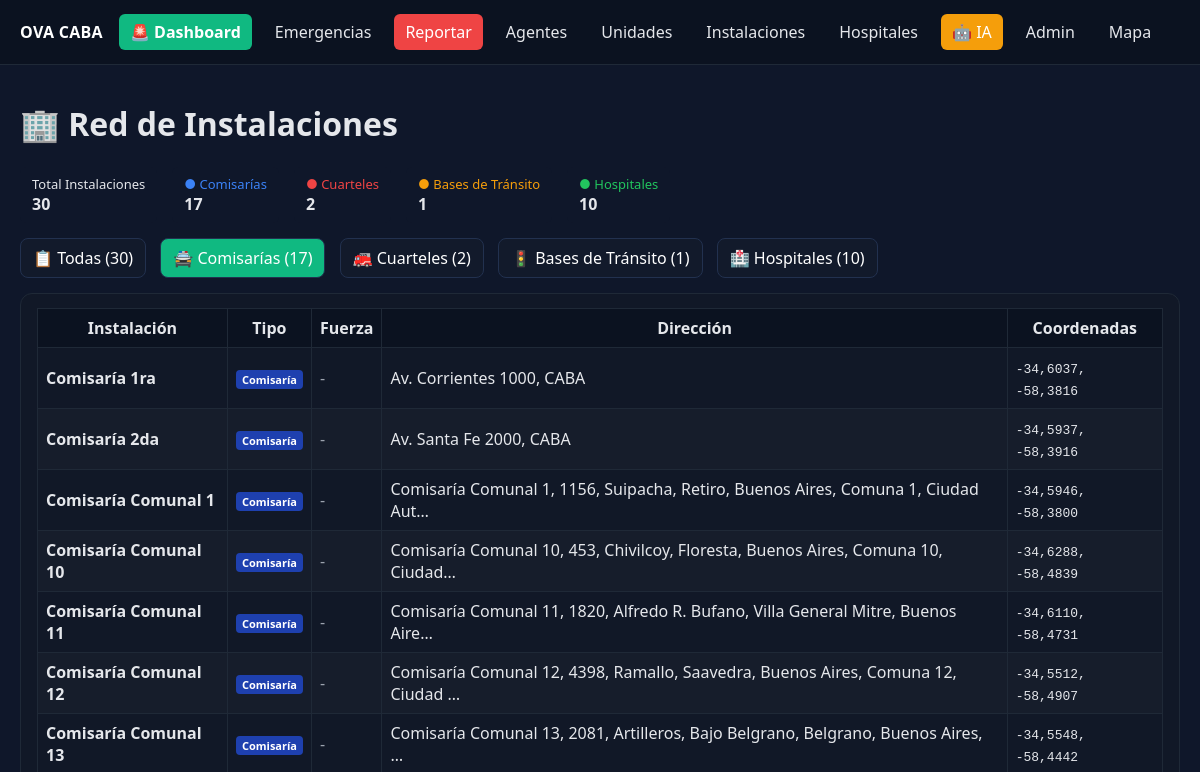
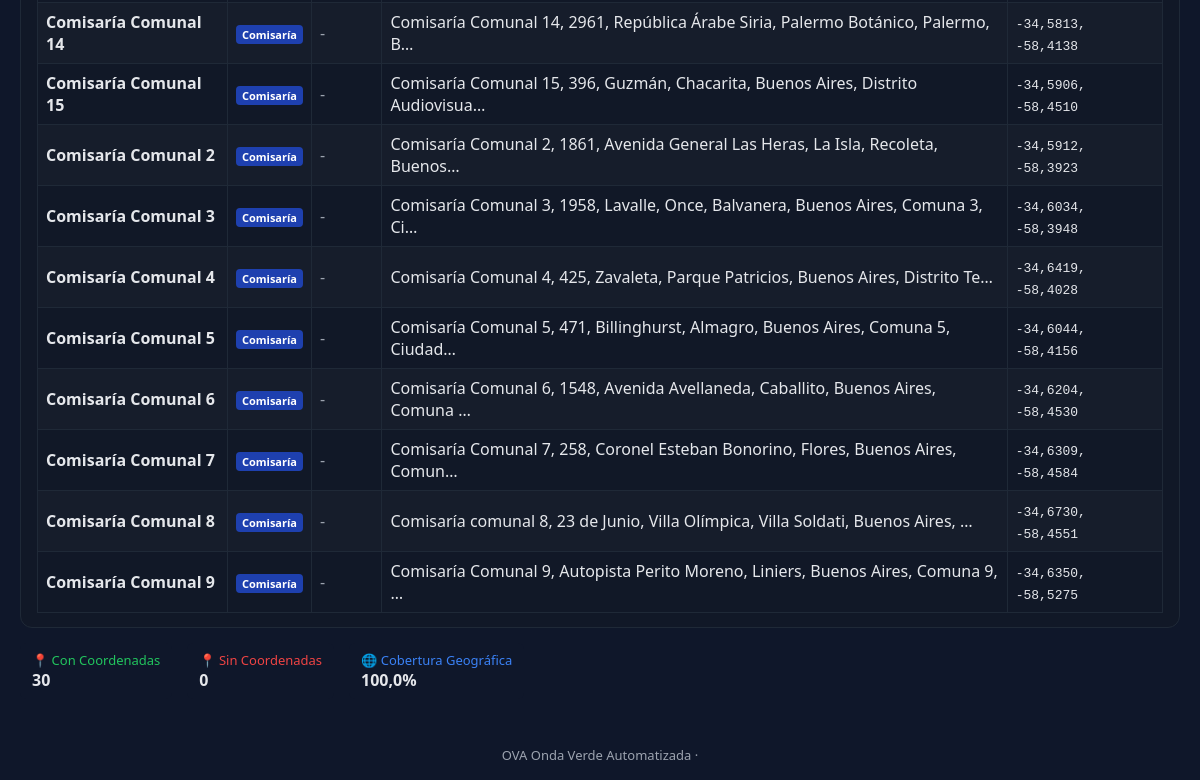
The page /instalaciones/?tipo=comisaria on the database as committed earlier (2 pictures, top to bottom).
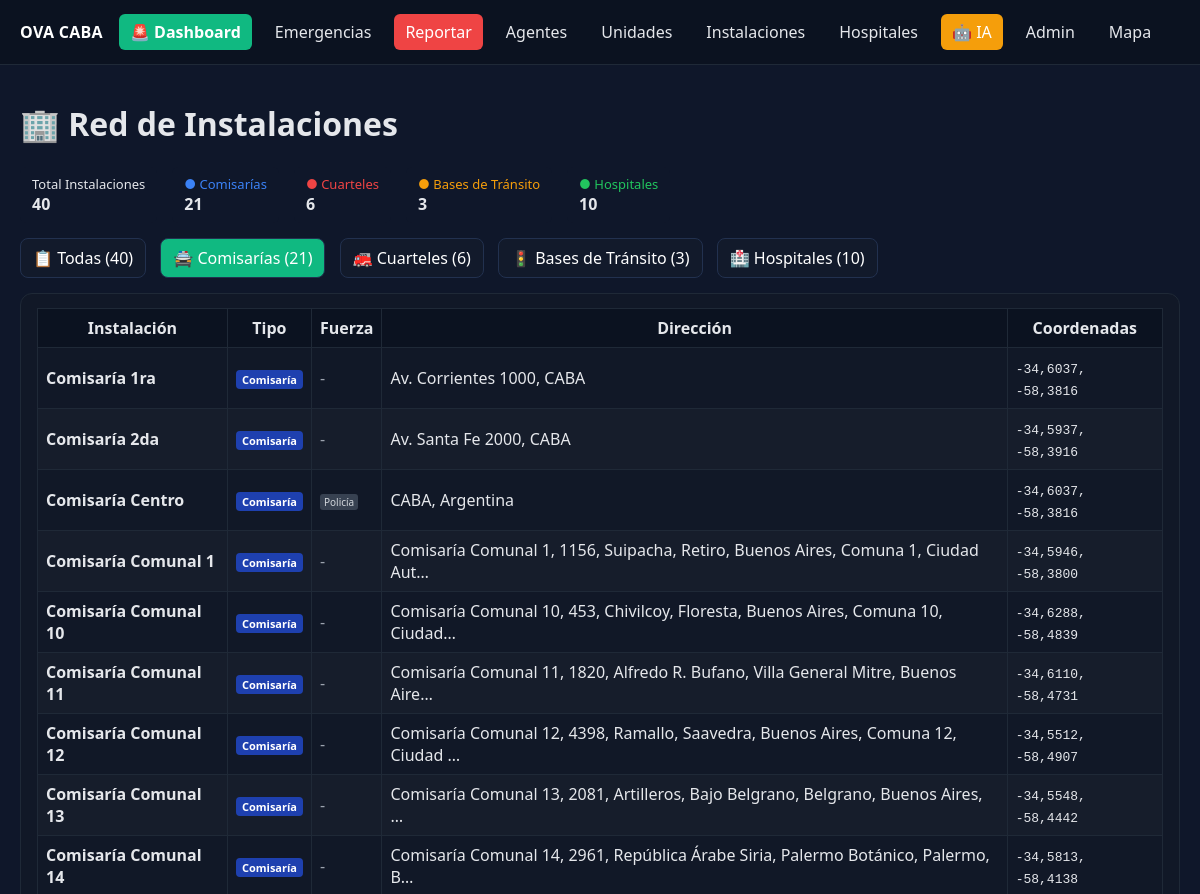
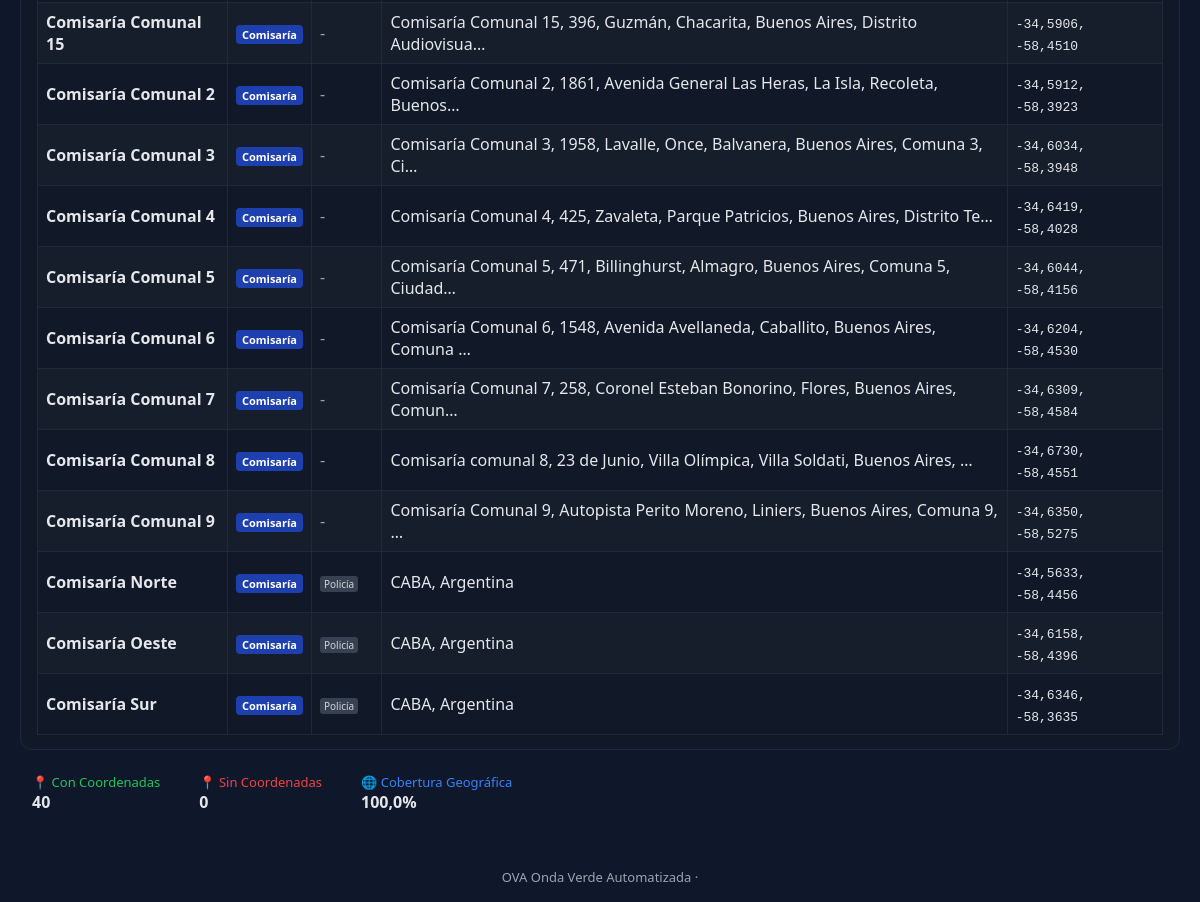
The same page on the database as committed later (2 pictures, top to bottom).
### core/models.py (models this page shows, shortened)
class Facility(models.Model):
    KIND_CHOICES = [
        ('comisaria', 'Comisaría'),
        ('cuartel', 'Cuartel de Bomberos'),
        ('base_transito', 'Base de Tránsito'),
    ]
    name = models.CharField(max_length=200, verbose_name='Nombre')
    kind = models.CharField(max_length=20, choices=KIND_CHOICES, verbose_name='Tipo')
    force = models.ForeignKey(Force, on_delete=models.SET_NULL, null=True, blank=True, verbose_name='Fuerza')
    address = models.CharField(max_length=255, verbose_name='Dirección', blank=True)
    lat = models.FloatField(null=True, blank=True, verbose_name='Latitud')
    lon = models.FloatField(null=True, blank=True, verbose_name='Longitud')
    created_at = models.DateTimeField(default=timezone.now, verbose_name='Creado en')
    class Meta:
        verbose_name = 'Instalación'
        verbose_name_plural = 'Instalaciones'

class Force(models.Model):
    name = models.CharField(max_length=100, unique=True, verbose_name='Nombre')  # e.g., 'Bomberos', 'SAME', 'Policía', 'Tránsito'
    contact_info = models.TextField(blank=True, verbose_name='Información de Contacto')
    created_at = models.DateTimeField(default=timezone.now, verbose_name='Creado en')
    class Meta:
        verbose_name = 'Fuerza'
        verbose_name_plural = 'Fuerzas'

### core/views.py (the view)
# urls.py: path('instalaciones/', facilities_list, name='facilities_list'),
def facilities_list(request):
    kind = request.GET.get('tipo')
    facilities_qs = Facility.objects.all().select_related('force').order_by('kind', 'name')
    hospitals_qs = Hospital.objects.all().order_by('name')
    installations = []
    for f in facilities_qs:
        installations.append({
            'name': f.name,
            'kind': f.kind,
            'kind_display': f.get_kind_display(),
            'force_name': f.force.name if f.force else '',
            'address': f.address,
            'lat': f.lat,
            'lon': f.lon,
        })
    for h in hospitals_qs:
        installations.append({
            'name': h.name,
            'kind': 'hospital',
            'kind_display': 'Hospital',
            'force_name': 'SAME',
            'address': h.address,
            'lat': h.lat,
            'lon': h.lon,
        })
    total_instalaciones = len(installations)
    comisarias = len([i for i in installations if i['kind'] == 'comisaria'])
    cuarteles = len([i for i in installations if i['kind'] == 'cuartel'])
    bases_transito = len([i for i in installations if i['kind'] == 'base_transito'])
    hospitales = len([i for i in installations if i['kind'] == 'hospital'])
    con_coordenadas = len([i for i in installations if i['lat'] and i['lon']])
    sin_coordenadas = total_instalaciones - con_coordenadas
    porcentaje_coordenadas = round((con_coordenadas / total_instalaciones * 100) if total_instalaciones > 0 else 0, 1)
    if kind:
        allowed = {'comisaria', 'cuartel', 'base_transito', 'hospital'}
        if kind in allowed:
            installations = [i for i in installations if i['kind'] == kind]
    installations.sort(key=lambda x: (x['kind_display'], x['name']))
    stats = {
        'total_instalaciones': total_instalaciones,
        'comisarias': comisarias,
        'cuarteles': cuarteles,
        'bases_transito': bases_transito,
        'hospitales': hospitales,
        'con_coordenadas': con_coordenadas,
        'sin_coordenadas': sin_coordenadas,
        'porcentaje_coordenadas': porcentaje_coordenadas
    }
    return render(request, 'core/facilities_list.html', {
        'installations': installations,
        'kind': kind,
        'stats': stats
    })

### core/templates/core/facilities_list.html (shortened to what this page needs)
{% extends 'core/base.html' %}
{% block content %}
  <h1>🏢 Red de Instalaciones</h1>
  <div class="stats">
    <div class="stat-item">
      <div style="color: var(--text);">Total Instalaciones</div>
      <div class="stat-value">{{ stats.total_instalaciones }}</div>
    </div>
    <div class="stat-item">
      <div class="comisaria">● Comisarías</div>
      <div class="stat-value">{{ stats.comisarias }}</div>
    </div>
    <div class="stat-item">
      <div class="cuartel">● Cuarteles</div>
      <div class="stat-value">{{ stats.cuarteles }}</div>
    </div>
    <div class="stat-item">
      <div class="base_transito">● Bases de Tránsito</div>
      <div class="stat-value">{{ stats.bases_transito }}</div>
    </div>
    <div class="stat-item">
      <div class="hospital">● Hospitales</div>
      <div class="stat-value">{{ stats.hospitales }}</div>
    </div>
  </div>
  <div class="filters">
    <a class="btn {% if not kind %}active{% endif %}" href="{% url 'facilities_list' %}">
      📋 Todas ({{ stats.total_instalaciones }})
    </a>
    <a class="btn {% if kind == 'comisaria' %}active{% endif %}" href="{% url 'facilities_list' %}?tipo=comisaria">
      🚔 Comisarías ({{ stats.comisarias }})
    </a>
    <a class="btn {% if kind == 'cuartel' %}active{% endif %}" href="{% url 'facilities_list' %}?tipo=cuartel">
      🚒 Cuarteles ({{ stats.cuarteles }})
    </a>
    <a class="btn {% if kind == 'base_transito' %}active{% endif %}" href="{% url 'facilities_list' %}?tipo=base_transito">
      🚦 Bases de Tránsito ({{ stats.bases_transito }})
    </a>
    <a class="btn {% if kind == 'hospital' %}active{% endif %}" href="{% url 'facilities_list' %}?tipo=hospital">
      🏥 Hospitales ({{ stats.hospitales }})
    </a>
  </div>
  <div class="card"><div class="body">
  <table>
    <thead>
      <tr>
        <th>Instalación</th>
        <th>Tipo</th>
        <th>Fuerza</th>
        <th>Dirección</th>
        <th>Coordenadas</th>
      </tr>
    </thead>
    <tbody>
      {% for installation in installations %}
      <tr>
        <td class="installation-name">{{ installation.name }}</td>
        <td>
          <span class="type-badge {{ installation.kind }}">
            {{ installation.kind_display }}
          </span>
        </td>
        <td>
          {% if installation.force_name %}
            <span class="force-badge">{{ installation.force_name }}</span>
          {% else %}
            <span style="color: var(--muted);">-</span>
          {% endif %}
        </td>
        <td>
          {{ installation.address|truncatechars:80 }}
        </td>
        <td>
          {% if installation.lat and installation.lon %}
            <code>{{ installation.lat|floatformat:4 }}, {{ installation.lon|floatformat:4 }}</code>
          {% else %}
            <span style="color: var(--muted);">Sin coordenadas</span>
          {% endif %}
        </td>
      </tr>
      {% endfor %}
    </tbody>
  </table>
  </div></div>
  {% if installations %}
  <div class="stats" style="margin-top: 15px;">
    <div class="stat-item">
      <div style="color: #22c55e;">📍 Con Coordenadas</div>
      <div class="stat-value">{{ stats.con_coordenadas }}</div>
    </div>
    <div class="stat-item">
      <div style="color: #ef4444;">📍 Sin Coordenadas</div>
      <div class="stat-value">{{ stats.sin_coordenadas }}</div>
    </div>
    <div class="stat-item">
      <div style="color: #3b82f6;">🌐 Cobertura Geográfica</div>
      <div class="stat-value">{{ stats.porcentaje_coordenadas }}%</div>
    </div>
  </div>
  {% endif %}
{% endblock %}

Rows that differ between the two databases and show on the page:
added Facility: name "Comisaría Centro", address "CABA, Argentina", lat "-34,6037", lon "-58,3816"
now on this page (row unchanged): Force: force_name "Policía" "Policía" "Policía" "Policía"
added Facility: name "Comisaría Norte", address "CABA, Argentina", lat "-34,5633", lon "-58,4456"
added Facility: name "Comisaría Oeste", address "CABA, Argentina", lat "-34,6158", lon "-58,4396"
added Facility: name "Comisaría Sur", address "CABA, Argentina", lat "-34,6346", lon "-58,3635"
Other text that changed with them:
{{ stats.total_instalaciones }}: "30" → "40"
{{ stats.comisarias }}: "17" → "21"
{{ stats.cuarteles }}: "2" → "6"
{{ stats.bases_transito }}: "1" → "3"
{{ stats.con_coordenadas }}: "30" → "40"
new list line: "Comisaría ,"
